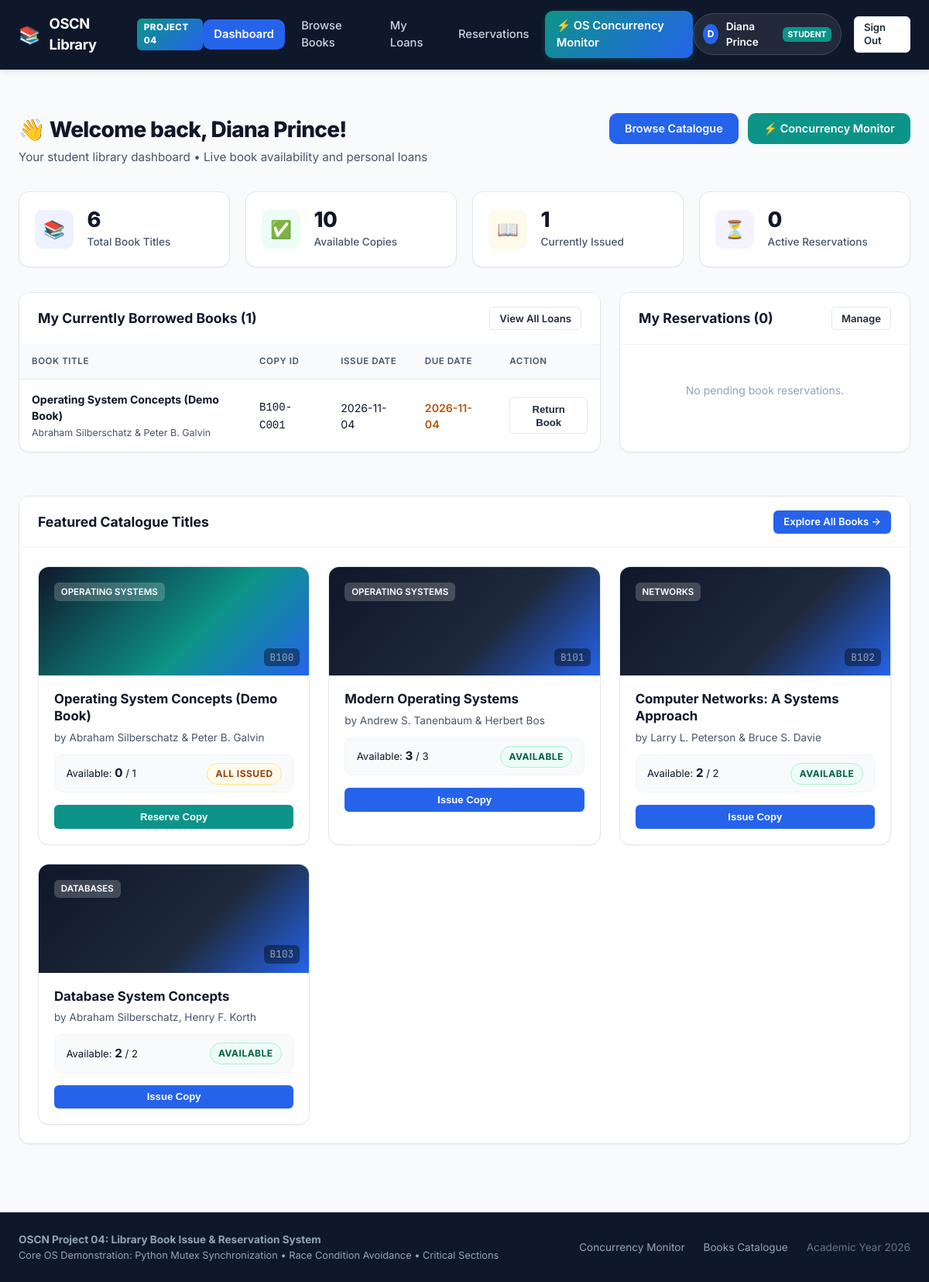
The app's page /dashboard (signed in), older data.
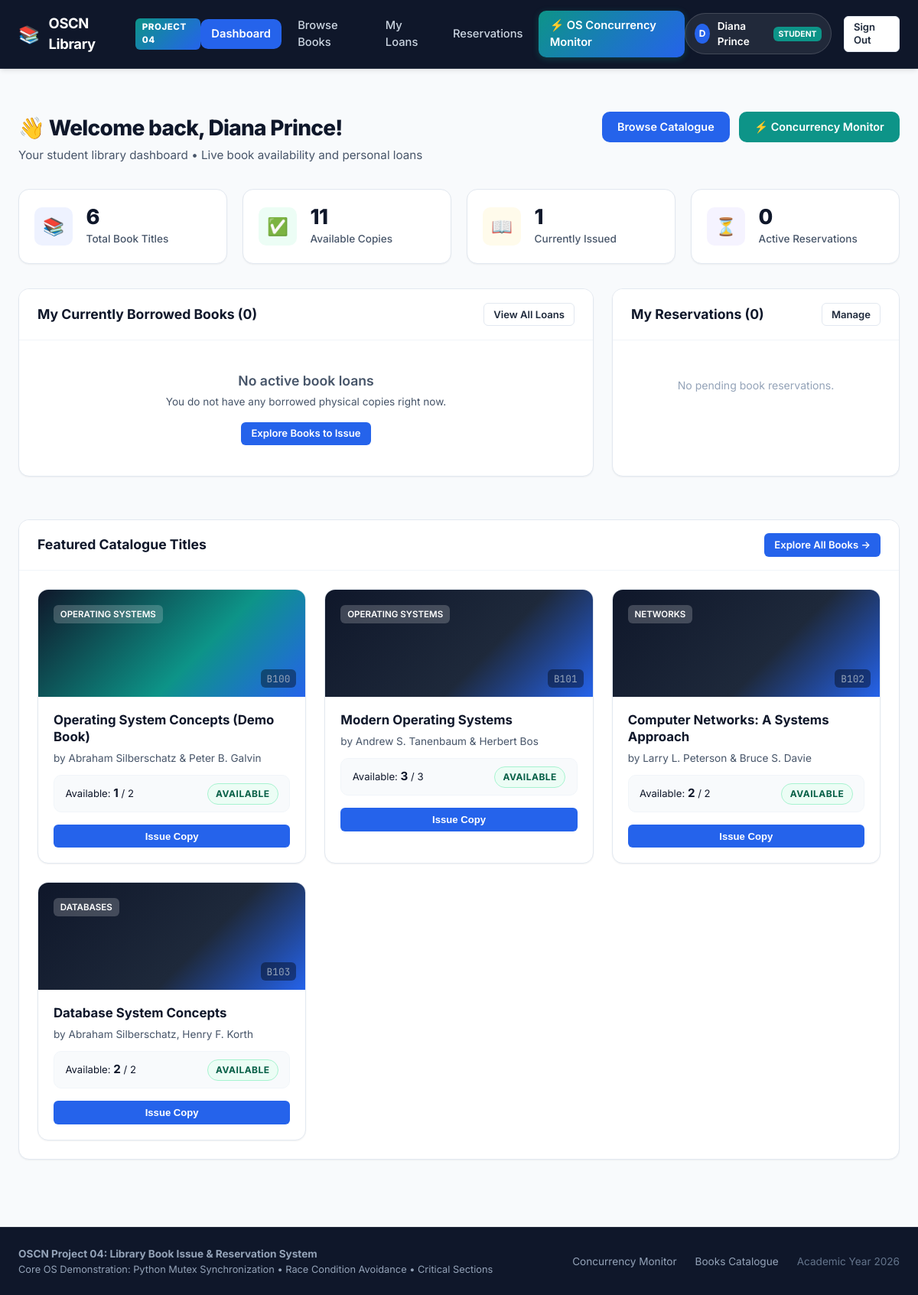
The same page, newer data.
### tables this page shows
CREATE TABLE students (
        student_id INTEGER PRIMARY KEY AUTOINCREMENT,
        name TEXT NOT NULL,
        email TEXT UNIQUE NOT NULL,
        password_hash TEXT NOT NULL,
        created_at TIMESTAMP DEFAULT CURRENT_TIMESTAMP
    );

CREATE TABLE transactions (
        transaction_id INTEGER PRIMARY KEY AUTOINCREMENT,
        student_id INTEGER NOT NULL,
        copy_id TEXT NOT NULL,
        issue_date TIMESTAMP DEFAULT CURRENT_TIMESTAMP,
        due_date TIMESTAMP NOT NULL,
        return_date TIMESTAMP,
        status TEXT NOT NULL CHECK(status IN ('ACTIVE', 'RETURNED')) DEFAULT 'ACTIVE',
        FOREIGN KEY (student_id) REFERENCES students (student_id),
        FOREIGN KEY (copy_id) REFERENCES book_copies (copy_id)
    );

CREATE TABLE books (
        book_id TEXT PRIMARY KEY,
        title TEXT NOT NULL,
        author TEXT NOT NULL,
        category TEXT NOT NULL,
        description TEXT,
        cover_image TEXT
    );

### app.py (the view)
@app.route('/dashboard')
@auth.student_login_required
def dashboard():
    stats = models.get_library_stats()
    student_id = session['student_id']
    active_loans = models.get_active_transactions_for_student(student_id)
    my_reservations = models.get_reservations_for_student(student_id)
    featured_books = models.get_all_books()[:4]
    return render_template(
        'dashboard.html',
        stats=stats,
        active_loans=active_loans,
        my_reservations=my_reservations,
        featured_books=featured_books
    )

### app.py (called while the page is built, shortened)
@app.context_processor
def inject_user_context():
    user_info = None
    if 'student_id' in session:
        user_info = {
            "id": session['student_id'],
            "name": session.get('name'),
            "email": session.get('email'),
            "role": "student"
        }
    return {
        "current_user": user_info,
        "now_year": datetime.now().year
    }

### auth.py (called while the page is built)
def student_login_required(f):
    @wraps(f)
    def decorated_function(*args, **kwargs):
        if 'student_id' not in session or session.get('role') != 'student':
            if request.is_json or request.path.startswith('/api/'):
                return jsonify({"success": False, "error": "Authentication required. Please log in as a student."}), 401
            flash("Please log in as a student to access this page.", "warning")
            return redirect(url_for('login_page'))
        return f(*args, **kwargs)
    return decorated_function

### database.py (called while the page is built)
def get_db_connection():
    conn = sqlite3.connect(DB_PATH, timeout=20.0)
    conn.row_factory = sqlite3.Row
    conn.execute("PRAGMA foreign_keys = ON;")
    return conn

### templates/dashboard.html (shortened to what the changed rows need)
{% extends "base.html" %}
{% block content %}
<div class="page-header">
    <div>
        <h1 class="page-title">
            <span>👋 Welcome back, {{ current_user.name }}!</span>
        </h1>
    </div>
</div>
<div class="stats-grid">
    <div class="stat-card">
        <div class="stat-info">
            <div class="stat-value">{{ stats.available_copies }}</div>
            <div class="stat-label">Available Copies</div>
        </div>
    </div>
</div>
<div style="display: grid; grid-template-columns: 2fr 1fr; gap: 1.5rem; margin-bottom: 2rem;">
    <div class="card">
        <div class="card-header">
            <h3>My Currently Borrowed Books ({{ active_loans | length }})</h3>
            <a href="{{ url_for('my_books') }}" class="btn btn-secondary btn-sm">View All Loans</a>
        </div>
        <div class="card-body" style="padding: 0;">
            {% if active_loans %}
                <div class="table-responsive">
                    <table class="table">
                        <thead>
                            <tr>
                                <th>Book Title</th>
                                <th>Copy ID</th>
                                <th>Issue Date</th>
                                <th>Due Date</th>
                                <th>Action</th>
                            </tr>
                        </thead>
                        <tbody>
                            {% for loan in active_loans %}
                            <tr>
                                <td>
                                    <strong>{{ loan.title }}</strong><br>
                                    <span style="font-size: 0.78rem; color: var(--text-secondary);">{{ loan.author }}</span>
                                </td>
                                <td><code>{{ loan.copy_id }}</code></td>
                                <td>{{ loan.issue_date[:10] }}</td>
                                <td><span style="color: #B45309; font-weight: 600;">{{ loan.due_date[:10] }}</span></td>
                                <td>
                                    <form action="{{ url_for('return_action') }}" method="POST">
                                        <button type="submit" class="btn btn-secondary btn-sm" onclick="return confirm('Return copy {{ loan.copy_id }}?')">
                                            Return Book
                                        </button>
                                    </form>
                                </td>
                            </tr>
                            {% endfor %}
                        </tbody>
                    </table>
                </div>
            {% else %}
                <div style="text-align: center; padding: 2.5rem 1rem; color: var(--text-secondary);">
                    <p style="font-size: 1.1rem; font-weight: 600;">No active book loans</p>
                    <p style="font-size: 0.85rem; margin-top: 0.25rem;">You do not have any borrowed physical copies right now.</p>
                    <a href="{{ url_for('books_catalogue') }}" class="btn btn-primary btn-sm" style="margin-top: 1rem;">Explore Books to Issue</a>
                </div>
            {% endif %}
        </div>
    </div>
</div>
<div class="card">
    <div class="card-body">
        <div class="books-grid">
            {% for book in featured_books %}
                <div class="book-card">
                    <div class="book-card-top {% if book.book_id == 'B100' %}demo-book-banner{% endif %}">
                        <span class="book-category-tag">{{ book.category }}</span>
                        <span class="book-id-badge">{{ book.book_id }}</span>
                    </div>
                    <div class="book-card-body">
                        <h4 class="book-title">{{ book.title }}</h4>
                        <p class="book-author">by {{ book.author }}</p>
                        <div class="book-availability-bar">
                            <span class="copies-stat">Available: <strong>{{ book.available_copies }}</strong> / {{ book.total_copies }}</span>
                            <span class="badge {% if book.available_copies > 0 %}badge-available{% else %}badge-issued{% endif %}">
                                {% if book.available_copies > 0 %}AVAILABLE{% else %}ALL ISSUED{% endif %}
                            </span>
                        </div>
                        <div class="book-card-actions">
                            {% if book.available_copies > 0 %}
                                <form action="{{ url_for('issue_action') }}" method="POST" style="flex: 1;">
                                    <button type="submit" class="btn btn-primary btn-sm" style="width: 100%;">Issue Copy</button>
                                </form>
                            {% else %}
                                <form action="{{ url_for('reserve_action') }}" method="POST" style="flex: 1;">
                                    <button type="submit" class="btn btn-teal btn-sm" style="width: 100%;">Reserve Copy</button>
                                </form>
                            {% endif %}
                        </div>
                    </div>
                </div>
            {% endfor %}
        </div>
    </div>
</div>
{% endblock %}

### templates/base.html (shortened to what this page needs)
<!DOCTYPE html>
<html lang="en">
<head>
    <link rel="stylesheet" href="{{ url_for('static', filename='css/style.css') }}">
</head>
<body>
    <header class="navbar">
        <div class="nav-container">
            <a href="{{ url_for('index') }}" class="nav-brand">
                <span style="font-size: 1.4rem;">📚</span>
                <span>OSCN Library</span>
                <span class="brand-badge">Project 04</span>
            </a>
            <nav>
                <ul class="nav-menu">
                    {% if current_user %}
                        {% if current_user.role == 'student' %}
                            <li class="nav-item">
                                <a href="{{ url_for('dashboard') }}" class="{% if request.path == '/dashboard' %}active{% endif %}">
                                    <span>Dashboard</span>
                                </a>
                            </li>
                            <li class="nav-item">
                                <a href="{{ url_for('books_catalogue') }}" class="{% if request.path == '/books' %}active{% endif %}">
                                    <span>Browse Books</span>
                                </a>
                            </li>
                            <li class="nav-item">
                                <a href="{{ url_for('my_books') }}" class="{% if request.path == '/my-books' %}active{% endif %}">
                                    <span>My Loans</span>
                                </a>
                            </li>
                            <li class="nav-item">
                                <a href="{{ url_for('reservations_page') }}" class="{% if request.path == '/reservations' %}active{% endif %}">
                                    <span>Reservations</span>
                                </a>
                            </li>
                        {% endif %}
                        <li class="nav-item">
                            <a href="{{ url_for('concurrency_page') }}" class="concurrency-nav-btn {% if request.path == '/concurrency' %}active{% endif %}">
                                <span>⚡ OS Concurrency Monitor</span>
                            </a>
                        </li>
                    {% endif %}
                </ul>
            </nav>
            <div class="nav-user">
                {% if current_user %}
                    <div class="user-pill">
                        <div class="user-avatar">{{ current_user.name[0] | upper }}</div>
                        <span style="font-weight: 600;">{{ current_user.name }}</span>
                        <span class="user-role-badge">{{ current_user.role }}</span>
                    </div>
                    <a href="{{ url_for('logout') }}" class="btn btn-secondary btn-sm" title="Sign Out">Sign Out</a>
                {% else %}
                    <a href="{{ url_for('login_page') }}" class="btn btn-primary btn-sm">Sign In</a>
                {% endif %}
            </div>
        </div>
    </header>
    <main class="main-content">
        {% block content %}{% endblock %}
    </main>
    <footer class="footer">
        <div class="footer-container">
            <div>
                <strong>OSCN Project 04: Library Book Issue & Reservation System</strong><br>
                <span style="font-size: 0.8rem;">Core OS Demonstration: Python Mutex Synchronization • Race Condition Avoidance • Critical Sections</span>
            </div>
            <div class="footer-links">
                <a href="{{ url_for('concurrency_page') }}">Concurrency Monitor</a>
                <a href="{{ url_for('books_catalogue') }}">Books Catalogue</a>
                <span style="color: #64748B;">Academic Year {{ now_year }}</span>
            </div>
        </div>
    </footer>
</body>
</html>

Row changes from the older to the newer data that the page shows:
no longer on this page (row unchanged): students: name "Diana Prince"
removed transactions: title "Operating System Concepts (Demo Book)", author "Abraham Silberschatz & Peter B. Galvin", copy_id "B100-C001", issue_date "2026-11-04", due_date "2026-11-04"
computed for books "Operating System Concepts (Demo Book)": available_copies "0" → "1"; total_copies "1" → "2"; text "ALL ISSUED Reserve Copy" → "AVAILABLE Issue Copy"
Text that changed along with them:
{{ current_user.name }}: (not shown) → "Diana Prince"
{{ stats.available_copies }}: "10" → "11"
{{ active_loans | length }}: "1" → "0"
text no longer shown: "BOOK TITLE COPY ID ISSUE DATE DUE DATE ACTION"
text now shown: "No active book loans You do not have any borrowed physical copies right now. Explore Books to Issue"
